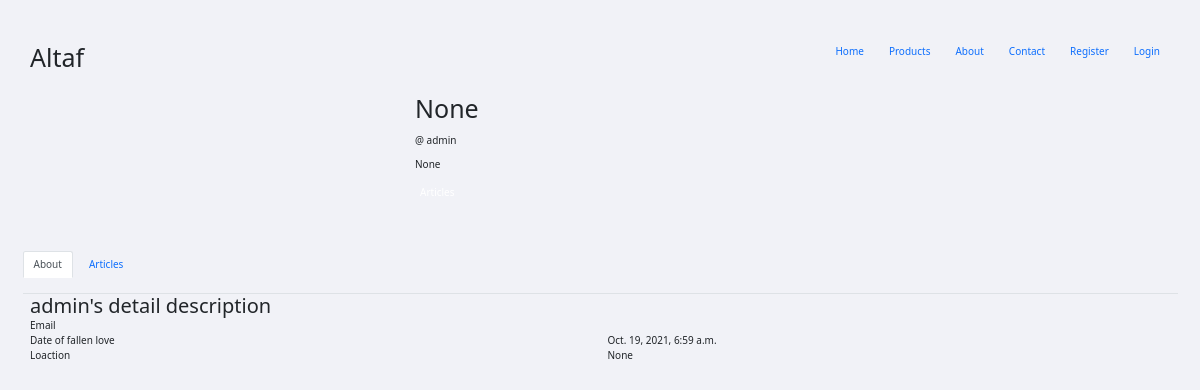
The app's page /account/2/, older data.
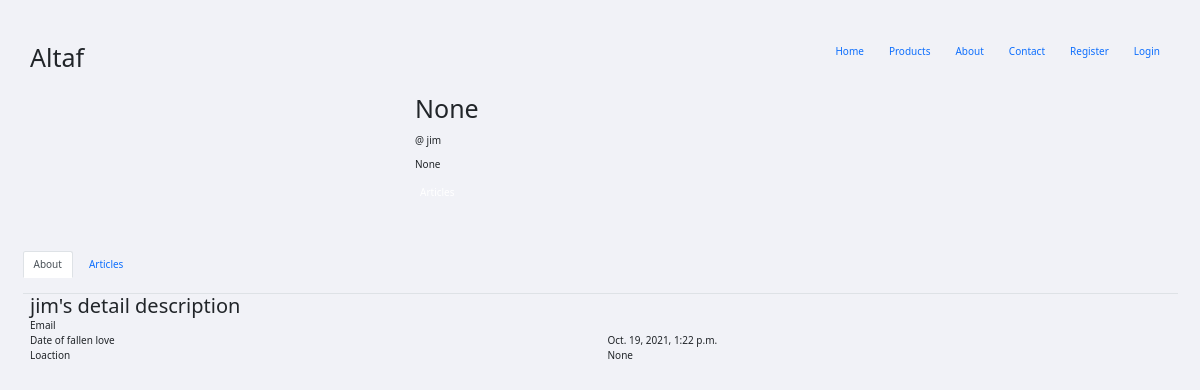
The same page, newer data.
### accounts/models.py (models this page shows, shortened)
class Profile(models.Model):
    user = models.OneToOneField(User, on_delete=models.CASCADE)
    profile_picture = models.ImageField(upload_to='profile_picture',default='man.png')
    bio=  models.CharField(max_length=300,null=True,blank=True)
    hide_email=  models.BooleanField(default=True)
    full_name=  models.CharField(max_length=30,null=True,blank=True)
    loaction=  models.CharField(max_length=100,null=True,blank=True)
    email= models.EmailField(max_length=60)
    date_joined	= models.DateTimeField(auto_now_add=True)

### accounts/views.py (the view)
# urls.py: path('<int:pk>/',ProfileDetailView.as_view(), name='my_profile'),
class ProfileDetailView(DetailView):
    model = Profile
    context_object_name = 'profiles'
    template_name = 'accounts/detailpage.html'
    def get_object(self,**kwargs):
        pk= self.kwargs.get('pk')
        view_profile = Profile.objects.get(pk=pk)
        return view_profile

### templates/accounts/detailpage.html (shortened to what this page needs)
{% extends 'base.html' %}
{% load crispy_forms_tags %}
{% block content %}
{% include 'products/navbar.html' %}
   <div class="container emp-profile">
            <div class="row ">
                <div class="col-md-4">
                    <div class="profile-img">
                    </div>
                </div>
                <div class="col-md-6 ">
                    <div class="profile-head">
                        <div class="profile-first">
                                <h1 class="mb-3">
                                    {{profiles.full_name}}
                                </h1>
                                  <p class="mb-3">@
                                    {{profiles.user}}
                                </p>
                                <h6 class="mb-3">
                                    {{profiles.bio}}
                                </h6>
                                <div class="ml-3 mb-5 w-100 ">
                                    <div class="p-2  d-flex justify-content-between rounded text-white stats ">
                                        <div class="d-flex flex-column"> <span class="articles">Articles</span>  </div>
                                    </div>
                                </div>
                            </div>
                    </div>
                </div>
            </div>
            <div class="row">
                <ul class="nav nav-tabs" id="myTab" role="tablist">
                <li class="nav-item" role="presentation">
                    <button class="nav-link active" id="home-tab" data-bs-toggle="tab" data-bs-target="#home" type="button" role="tab" aria-controls="home" aria-selected="true">About</button>
                </li>
                <li class="nav-item" role="presentation">
                    <button class="nav-link" id="profile-tab" data-bs-toggle="tab" data-bs-target="#profile" type="button" role="tab" aria-controls="profile" aria-selected="false">Articles</button>
                </li>
                </ul>
                <div class="col-md-12">
<div class="tab-content">
  <div class="tab-pane active" id="home" role="tabpanel" aria-labelledby="home-tab">
                    <div class=" profile-tab" >
                                <div class="row">
                                 <h2 class="profile-works">{{profiles.user}}'s detail description</h2>
                                        <div class="col-md-6">
                                         <label>Email</label>
                                        </div>
                                        <div class="col-md-6">
                                        </div>
                                    </div>
                                    <div class="row">
                                        <div class="col-md-6">
                                            <label>Date of fallen love</label>
                                        </div>
                                        <div class="col-md-6">
                                            <p> {{profiles.date_joined}} </p>
                                        </div>
                                    </div>
                                       <div class="row">
                                        <div class="col-md-6">
                                            <label>Loaction</label>
                                        </div>
                                        <div class="col-md-6">
                                            <p> {{profiles.loaction}} </p>
                                        </div>
                                    </div>
                        </div>
                            </div>
              </div>
            </div>
            </div>
    </div>
{% endblock %}

Row changes from the older to the newer data that the page shows:
changed Profile "None": user "admin" → "jim"; date_joined "Oct. 19, 2021, 6:59 a.m." → "Oct. 19, 2021, 1:22 p.m."
